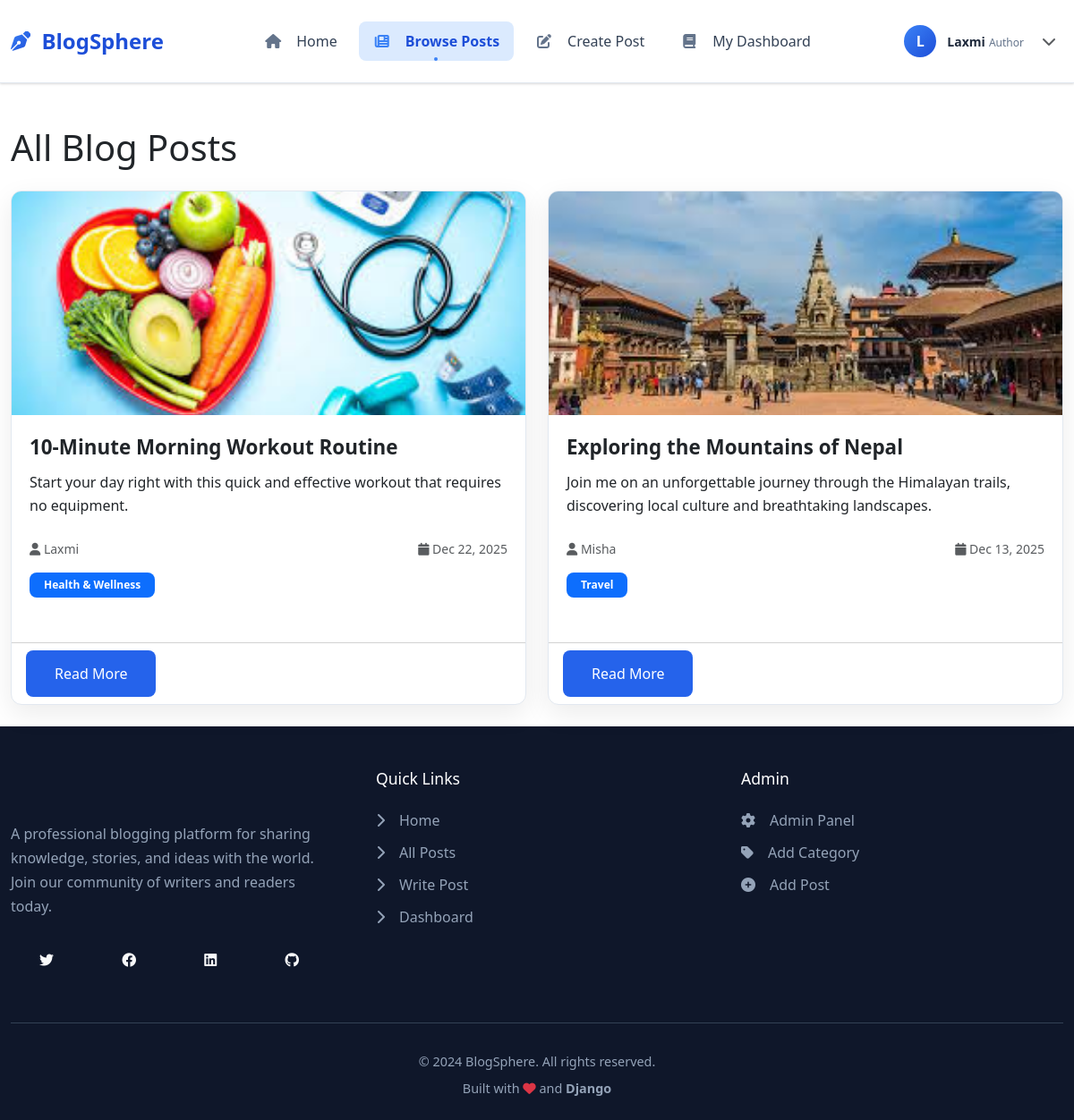
The page /posts/ (signed in) on the database its author committed.
### blog/models.py (models this page shows, shortened)
class Post(models.Model):
    title = models.CharField(max_length=200)
    content = models.TextField()
    excerpt = models.TextField(max_length=300, blank=True)
    author = models.ForeignKey(User, on_delete=models.CASCADE)
    category = models.ForeignKey(Category, on_delete=models.SET_NULL, null=True)
    created_at = models.DateTimeField(auto_now_add=True)
    updated_at = models.DateTimeField(auto_now=True)
    image = models.ImageField(upload_to='blog_images/', blank=True, null=True)
    class Meta:
        ordering = ['-created_at']

class Category(models.Model):
    name = models.CharField(max_length=100)

### blog/views.py (the view)
# urls.py: path('posts/', views.post_list, name='post_list'),
def post_list(request):
    posts = Post.objects.all()
    return render(request, 'blog/post_list.html', {'posts': posts})

### blog/templates/blog/post_list.html (shortened to what this page needs)
{% extends 'blog/base.html' %}
{% block content %}
<div class="container mt-5">
    <div class="row">
        <div class="col-12">
            <h1 class="mb-4">All Blog Posts</h1>
            {% if posts %}
                <div class="row">
                    {% for post in posts %}
                    <div class="col-lg-6 mb-4">
                        <div class="card post-card h-100">
                            {% if post.image %}
                            <img src="{{ post.image.url }}" class="card-img-top" alt="{{ post.title }}" style="height: 250px; object-fit: cover;">
                            {% else %}
                            <div class="card-img-top bg-light d-flex align-items-center justify-content-center" style="height: 250px;">
                                <i class="fas fa-image fa-3x text-muted"></i>
                            </div>
                            {% endif %}
                            <div class="card-body">
                                <h5 class="card-title">{{ post.title }}</h5>
                                {% if post.excerpt %}
                                <p class="card-text">{{ post.excerpt }}</p>
                                {% else %}
                                <p class="card-text">{{ post.content|truncatewords:30 }}</p>
                                {% endif %}
                                <div class="d-flex justify-content-between align-items-center mb-3">
                                    <small class="text-muted">
                                        <i class="fas fa-user"></i> {{ post.author.username }}
                                    </small>
                                    <small class="text-muted">
                                        <i class="fas fa-calendar"></i> {{ post.created_at|date:"M d, Y" }}
                                    </small>
                                </div>
                                {% if post.category %}
                                <span class="badge bg-primary">{{ post.category.name }}</span>
                                {% endif %}
                            </div>
                            <div class="card-footer bg-transparent">
                                <a href="{% url 'post_detail' post.pk %}" class="btn btn-primary btn-sm">Read More</a>
                            </div>
                        </div>
                    </div>
                    {% endfor %}
                </div>
            {% endif %}
        </div>
    </div>
</div>
{% endblock %}

### blog/templates/blog/base.html (shortened to what this page needs)
<!DOCTYPE html>
<html lang="en">
<head>
    <link href="https://cdn.jsdelivr.net/npm/bootstrap@5.3.0/dist/css/bootstrap.min.css" rel="stylesheet">
    <link href="https://cdnjs.cloudflare.com/ajax/libs/font-awesome/6.4.0/css/all.min.css" rel="stylesheet">
    {% load static %}
    <link href="{% static 'css/style.css' %}" rel="stylesheet">
</head>
<body>
<nav class="navbar navbar-expand-lg">
    <div class="container">
        <a class="navbar-brand" href="{% url 'home' %}">
            <i class="fas fa-pen-nib"></i>
            <span class="d-none d-sm-inline">BlogSphere</span>
        </a>
        <div class="collapse navbar-collapse" id="mainNavbar">
            <ul class="navbar-nav mx-auto">
                <li class="nav-item">
                    <a class="nav-link {% if request.path == '/' %}active{% endif %}" href="{% url 'home' %}">
                        <i class="fas fa-home me-2"></i>
                        <span>Home</span>
                    </a>
                </li>
                <li class="nav-item">
                    <a class="nav-link {% if 'posts' in request.path %}active{% endif %}" href="{% url 'post_list' %}">
                        <i class="fas fa-newspaper me-2"></i>
                        <span>Browse Posts</span>
                    </a>
                </li>
                {% if user.is_authenticated %}
                <li class="nav-item">
                    <a class="nav-link {% if 'create' in request.path %}active{% endif %}" href="{% url 'create_post' %}">
                        <i class="fas fa-edit me-2"></i>
                        <span>Create Post</span>
                    </a>
                </li>
                <li class="nav-item">
                    <a class="nav-link {% if 'my-posts' in request.path %}active{% endif %}" href="{% url 'my_posts' %}">
                        <i class="fas fa-book me-2"></i>
                        <span>My Dashboard</span>
                    </a>
                </li>
                {% endif %}
            </ul>
            <div class="user-section">
                {% if user.is_authenticated %}
                <div class="dropdown">
                    <div class="user-dropdown" data-bs-toggle="dropdown" aria-expanded="false">
                        <div class="user-avatar">
                            {% if user.first_name %}
                                {{ user.first_name|first|upper }}
                            {% else %}
                                {{ user.username|first|upper }}
                            {% endif %}
                        </div>
                        <div class="user-info d-none d-md-block">
                            <span class="user-name">{{ user.username|truncatechars:15 }}</span>
                            <span class="user-role">Author</span>
                        </div>
                        <i class="fas fa-chevron-down ms-2 text-muted d-none d-md-block"></i>
                    </div>
                </div>
                {% endif %}
            </div>
        </div>
    </div>
</nav>
    <main class="flex-grow-1">
        {% block content %}
        {% endblock %}
    </main>
    <footer>
        <div class="container">
            <div class="footer-content">
                <div class="footer-brand">
                    <div class="footer-logo">
                        <i class="fas fa-blog"></i>
                    </div>
                    <p class="footer-description">
                        A professional blogging platform for sharing knowledge, stories, and ideas with the world.
                        Join our community of writers and readers today.
                    </p>
                    <div class="social-links">
                        <a href="#" class="btn btn-outline-light btn-sm me-2">
                            <i class="fab fa-twitter"></i>
                        </a>
                        <a href="#" class="btn btn-outline-light btn-sm me-2">
                            <i class="fab fa-facebook"></i>
                        </a>
                        <a href="#" class="btn btn-outline-light btn-sm me-2">
                            <i class="fab fa-linkedin"></i>
                        </a>
                        <a href="#" class="btn btn-outline-light btn-sm">
                            <i class="fab fa-github"></i>
                        </a>
                    </div>
                </div>
                <div class="footer-links">
                    <h5>Quick Links</h5>
                    <ul>
                        <li><a href="{% url 'home' %}"><i class="fas fa-chevron-right me-2"></i>Home</a></li>
                        <li><a href="{% url 'post_list' %}"><i class="fas fa-chevron-right me-2"></i>All Posts</a></li>
                        {% if user.is_authenticated %}
                        <li><a href="{% url 'create_post' %}"><i class="fas fa-chevron-right me-2"></i>Write Post</a></li>
                        <li><a href="{% url 'my_posts' %}"><i class="fas fa-chevron-right me-2"></i>Dashboard</a></li>
                        {% else %}
                        <li><a href="{% url 'login' %}"><i class="fas fa-chevron-right me-2"></i>Login</a></li>
                        <li><a href="{% url 'register' %}"><i class="fas fa-chevron-right me-2"></i>Register</a></li>
                        {% endif %}
                    </ul>
                </div>
                <div class="footer-links">
                    <h5>Admin</h5>
                    <ul>
                        <li><a href="/admin/" target="_blank"><i class="fas fa-cog me-2"></i>Admin Panel</a></li>
                        <li><a href="/admin/blog/category/add/" target="_blank"><i class="fas fa-tag me-2"></i>Add Category</a></li>
                        <li><a href="/admin/blog/post/add/" target="_blank"><i class="fas fa-plus-circle me-2"></i>Add Post</a></li>
                    </ul>
                </div>
            </div>
            <div class="footer-bottom">
                <p class="mb-0">&copy; 2024 BlogSphere. All rights reserved.</p>
                <p class="mb-0 mt-2">
                    Built with <i class="fas fa-heart text-danger"></i> and
                    <span class="text-gradient fw-bold">Django</span>
                </p>
            </div>
        </div>
    </footer>
    {% load static %}
</body>
</html>

### rows shown on the page
Post: image (picture), title "10-Minute Morning Workout Routine", excerpt "Start your day right with this quick and effective workout that requires no equipment.", author.username "Laxmi", created_at "Dec 22, 2025", category.name "Health & Wellness"
Post: image (picture), title "Exploring the Mountains of Nepal", excerpt "Join me on an unforgettable journey through the Himalayan trails, discovering local culture and breathtaking landscapes.", author.username "Misha", created_at "Dec 13, 2025", category.name "Travel"

### other values the page prints
{{ user.username|first|upper }} "L"
{{ user.username|truncatechars:15 }} "Laxmi"
